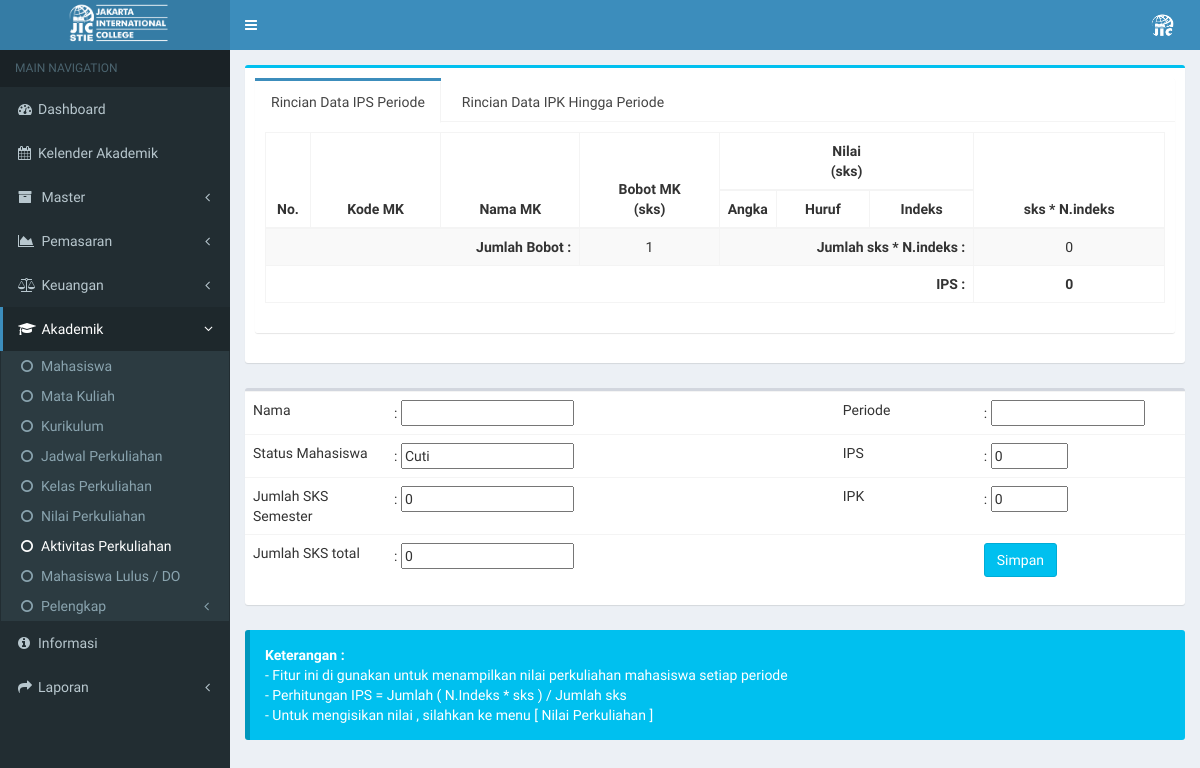
Before: /index.php/aktivitas_perkuliahan/filter_ap with the older database file.
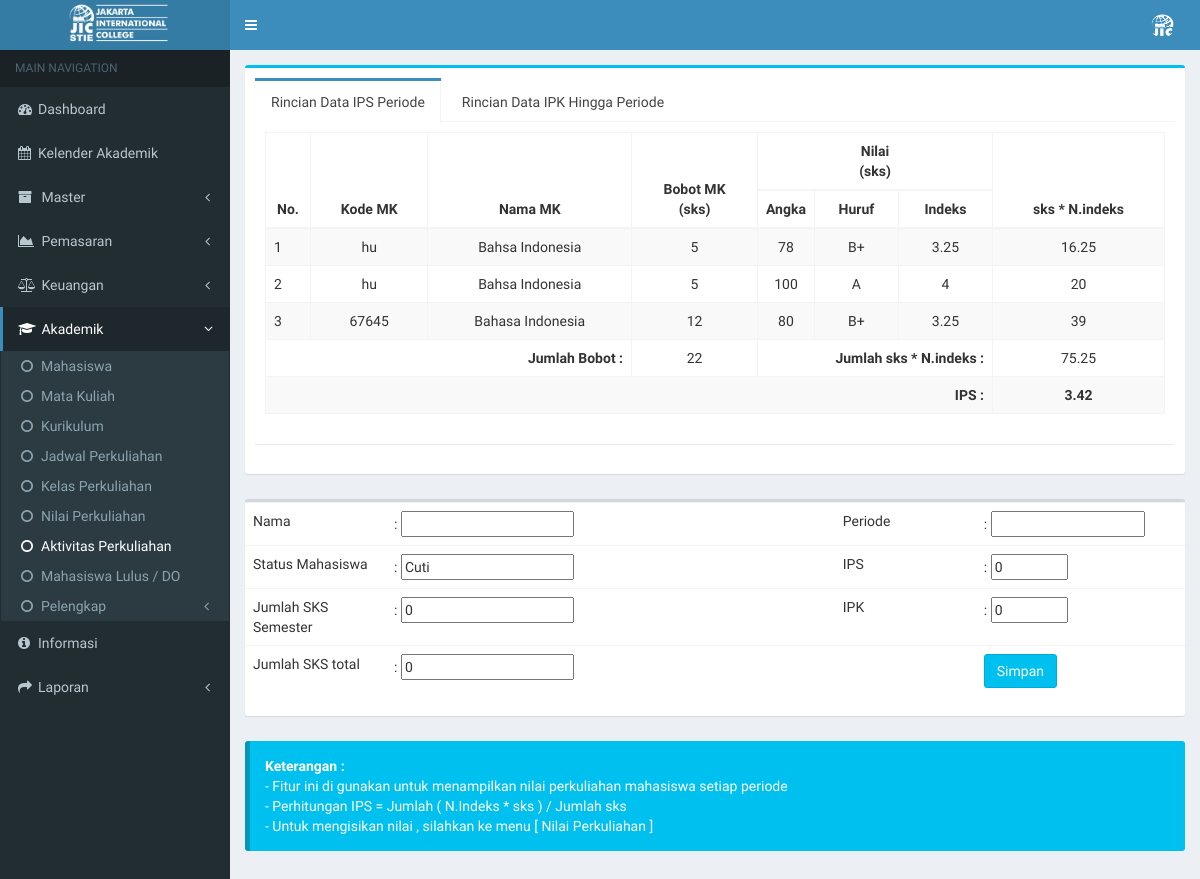
After: the same page with the newer database file.
### tables this page shows
CREATE TABLE `tb_kelas_mhs` (
  `id_kelas_mhs` int(11) NOT NULL,
  `id_mahasiswa` varchar(20) NOT NULL,
  `id_kp` varchar(11) NOT NULL,
  `id_skala_nilai` varchar(10) NOT NULL,
  `nilai_d` float NOT NULL,
  `nilai_tugas` float NOT NULL,
  `absensi` float NOT NULL,
  `nilai_uts` float NOT NULL,
  `nilai_uas` float NOT NULL
);

CREATE TABLE `tb_matkul` (
  `kode_matkul` varchar(50) NOT NULL,
  `nama_matkul` varchar(100) NOT NULL,
  `id_prodi` varchar(10) NOT NULL,
  `jenis_matkul` varchar(20) NOT NULL,
  `bobot_matkul` int(11) NOT NULL,
  `bobot_praktikum` int(11) NOT NULL,
  `bobot_tatap_muka` int(11) NOT NULL,
  `bobot_praktik_lapangan` int(11) NOT NULL,
  `bobot_simulasi` int(11) NOT NULL,
  `metode_pembelajaran` varchar(100) NOT NULL,
  `tanggal_mulai` date NOT NULL,
  `tanggal_akhir` date NOT NULL,
  `matkul_english` varchar(40) NOT NULL
);

CREATE TABLE `tb_skala_nilai` (
  `id_skala_nilai` int(11) NOT NULL,
  `id_prodi` varchar(7) NOT NULL,
  `nilai_huruf` varchar(5) NOT NULL,
  `nilai_indeks` float NOT NULL,
  `bobot_nilai_minimum` float NOT NULL,
  `bobot_nilai_maksimum` float NOT NULL,
  `tanggal_mulai_efektif` date NOT NULL,
  `tanggal_akhir_efektif` date NOT NULL
);

### application/controllers/aktivitas_perkuliahan.php (called while the page is built, shortened)
<?php
class Aktivitas_perkuliahan extends CI_Controller {
	public function __construct()
	{
		$this->load->model('aktivitas_perkuliahan_model');
		$this->load->model('daftar_ulang_model');
		$this->load->model('mahasiswa_model');
	}
	public function filter_ap()
	{
			$id_mahasiswa = $this->input->get('id_mahasiswa');
			$id_periode = $this->input->get('id_periode');
			$data['nilai'] = $this->aktivitas_perkuliahan_model->filter_ap($id_mahasiswa,$id_periode);
			$data['nilai2'] = $this->mahasiswa_model->data_nilai_mhs($id_mahasiswa);
			$data['main_view'] = 'Aktivitas_perkuliahan/aktivitas_perkuliahan_view2';
			$this->load->view('template', $data);
	}
}

### index.php (called while the page is built, shortened)
<?php
require_once BASEPATH.'core/CodeIgniter.php';

### application/models/aktivitas_perkuliahan_model.php (called while the page is built, shortened)
<?php
class Aktivitas_perkuliahan_model extends CI_Model {
  function filter_ap($id_mahasiswa,$id_periode){
     $this->db->select('*');
     $this->db->from('tb_kelas_mhs');
     $this->db->join('tb_kp','tb_kp.id_kp=tb_kelas_mhs.id_kp');
     $this->db->join('tb_jadwal','tb_jadwal.id_jadwal=tb_kp.id_jadwal');
     $this->db->join('tb_detail_kurikulum','tb_detail_kurikulum.id_detail_kurikulum=tb_jadwal.id_detail_kurikulum');
     $this->db->join('tb_matkul','tb_matkul.kode_matkul=tb_detail_kurikulum.kode_matkul');
     $this->db->join('tb_skala_nilai','tb_skala_nilai.id_skala_nilai=tb_kelas_mhs.id_skala_nilai');
     $this->db->join('tb_periode','tb_periode.id_periode=tb_jadwal.id_periode');
     $this->db->like('tb_kelas_mhs.id_mahasiswa',$id_mahasiswa);
     $this->db->like('tb_periode.id_periode',$id_periode);
     $query = $this->db->get();
     return $query->result();
      }
}

### application/views/Aktivitas_perkuliahan/aktivitas_perkuliahan_view2.php (the view, shortened to what the changed rows need)
        <div class="box box-info">
        <div class="box-body">
          <div class="nav-tabs-custom">
        <div class="tab-content">
        <div class="tab-pane active" id="tab_0">
        <table id="table1" class="table table-striped table-bordered" >
    <thead>
    <tr>
        <th style="width:5%;text-align:center" rowspan="2">No.</th>
        <th style="text-align:center" rowspan="2">Kode MK</th>
        <th style="text-align:center" rowspan="2">Nama MK</th>        <th style="text-align:center" rowspan="2">Bobot MK<br />(sks)</th>
         <th style="text-align:center" colspan="3">Nilai<br />(sks)</th>
         <th style="text-align:center" rowspan="2">sks * N.indeks</th>
    </tr>
    <tr>
        <th style="width:5%;text-align:center">Angka</th>
        <th style="text-align:center">Huruf</th>
        <th style="text-align:center">Indeks</th>
    </tr>
    </thead>
    <tbody>
    <?php
        $no = 0;
        $totalsi = 0;
        $totalbobot = 0;
        foreach($nilai as $data):
             $dataee = $data->bobot_matkul * $data->nilai_indeks;
      ?>
      <tr>
      <td><?php echo ++$no;?></td>
        <td style="text-align:center"><?php echo $data->kode_matkul;?></td>
        <td style="text-align:center"><?php echo $data->nama_matkul;?></td>
        <td style="text-align:center"><?php $totalbobot += $data->bobot_matkul; echo $data->bobot_matkul;?></td>
        <td style="text-align:center"><?php echo $data->nilai_d;?></td>
        <td style="text-align:center"><?php echo $data->nilai_huruf;?></td>
        <td style="text-align:center"><?php echo $data->nilai_indeks;?></td>
        <td style="text-align:center"><?php $totalsi += $dataee; echo $dataee;?></td>
    </tr>
<?php endforeach; ?>
    <tr>
         <td colspan="3" style="text-align:right"> <b> Jumlah Bobot : </b></td>
        <td style="text-align:center">  <?php
        if ($totalbobot == 0) {
            echo $totalbobot = 1;
        } else {
            echo $totalbobot;
        }  ?> </td>
        <td colspan="3" style="text-align:right"> <b> Jumlah sks * N.indeks : </b></td>
        <td style="text-align:center"> <?php echo $totalsi; ?></td>
    </tr>
    <tr>
        <th style="text-align:right" colspan="7"> IPS : </th>
        <th style="text-align:center"> <?php $ips = $totalsi / $totalbobot; echo round($ips, 2); ?>   </th>
    </tr>
  </tbody>
    </table>
    </div>
     </div>
   </div>
 </div>
</div>
</div>
 <link rel="stylesheet" href="//code.jquery.com/ui/1.12.0/themes/smoothness/jquery-ui.css">

Changed rows visible on the page:
added tb_kelas_mhs: tb_matkul.kode_matkul "hu", tb_matkul.nama_matkul "Bahsa Indonesia", tb_matkul.bobot_matkul "5", nilai_d "78", id_skala_nilai.nilai_huruf "B+", id_skala_nilai.nilai_indeks "3.25", tb_matkul.bobot_matkul "16.25"
added tb_kelas_mhs: tb_matkul.kode_matkul "hu", tb_matkul.nama_matkul "Bahsa Indonesia", tb_matkul.bobot_matkul "5", nilai_d "100", id_skala_nilai.nilai_huruf "A", id_skala_nilai.nilai_indeks "4", tb_matkul.bobot_matkul "20"
added tb_kelas_mhs: tb_matkul.kode_matkul "67645", tb_matkul.nama_matkul "Bahasa Indonesia", tb_matkul.bobot_matkul "12", nilai_d "80", id_skala_nilai.nilai_huruf "B+", id_skala_nilai.nilai_indeks "3.25", tb_matkul.bobot_matkul "39"
Other visible differences:
$totalbobot: (not shown) → "22"
$totalsi: "0" → "75.25"
$ips: "0" → "3.42"
$totalbobot = 1: "1" → (not shown)
